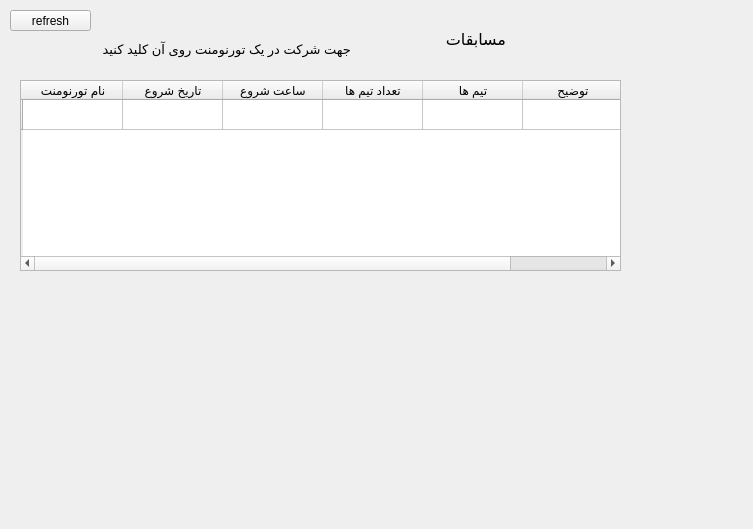
<?xml version="1.0" encoding="UTF-8"?>
<ui version="4.0">
 <class>footsall_participant</class>
 <widget class="QWidget" name="footsall_participant">
  <property name="geometry">
   <rect>
    <x>0</x>
    <y>0</y>
    <width>753</width>
    <height>529</height>
   </rect>
  </property>
  <property name="windowTitle">
   <string>Form</string>
  </property>
  <widget class="QLabel" name="tournoments">
   <property name="geometry">
    <rect>
     <x>282</x>
     <y>30</y>
     <width>224</width>
     <height>19</height>
    </rect>
   </property>
   <property name="font">
    <font>
     <family>Tahoma</family>
     <pointsize>12</pointsize>
    </font>
   </property>
   <property name="text">
    <string>مسابقات</string>
   </property>
  </widget>
  <widget class="QLabel" name="tour_info">
   <property name="geometry">
    <rect>
     <x>82</x>
     <y>40</y>
     <width>269</width>
     <height>19</height>
    </rect>
   </property>
   <property name="font">
    <font>
     <pointsize>10</pointsize>
    </font>
   </property>
   <property name="text">
    <string>جهت شرکت در یک تورنومنت روی آن کلید کنید</string>
   </property>
  </widget>
  <widget class="QTableWidget" name="tournoments_info">
   <property name="enabled">
    <bool>true</bool>
   </property>
   <property name="geometry">
    <rect>
     <x>20</x>
     <y>80</y>
     <width>601</width>
     <height>191</height>
    </rect>
   </property>
   <property name="toolTip">
    <string/>
   </property>
   <row>
    <property name="text">
     <string/>
    </property>
   </row>
   <column>
    <property name="text">
     <string>نام تورنومنت</string>
    </property>
   </column>
   <column>
    <property name="text">
     <string>تاریخ شروع</string>
    </property>
   </column>
   <column>
    <property name="text">
     <string>ساعت شروع</string>
    </property>
   </column>
   <column>
    <property name="text">
     <string>تعداد تیم ها</string>
    </property>
   </column>
   <column>
    <property name="text">
     <string>تیم ها</string>
    </property>
   </column>
   <column>
    <property name="text">
     <string>توضیح</string>
    </property>
   </column>
  </widget>
  <widget class="QPushButton" name="refresh">
   <property name="geometry">
    <rect>
     <x>10</x>
     <y>10</y>
     <width>81</width>
     <height>21</height>
    </rect>
   </property>
   <property name="toolTip">
    <string>press &quot;F5&quot; to refresh</string>
   </property>
   <property name="text">
    <string>refresh</string>
   </property>
   <property name="shortcut">
    <string>F5</string>
   </property>
  </widget>
 </widget>
 <resources/>
 <connections/>
</ui>
